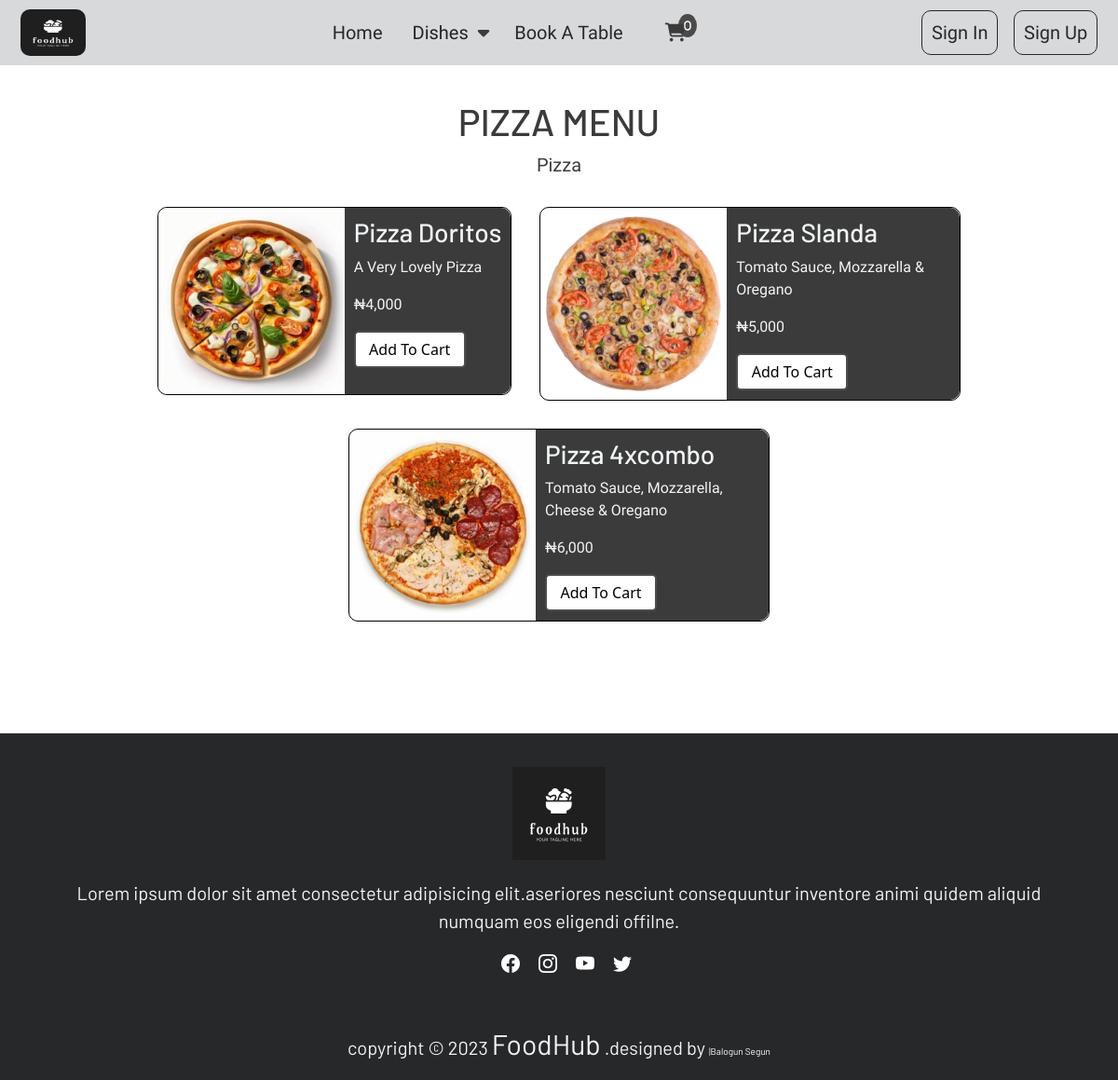
The page /product/pizza on the database as committed earlier.
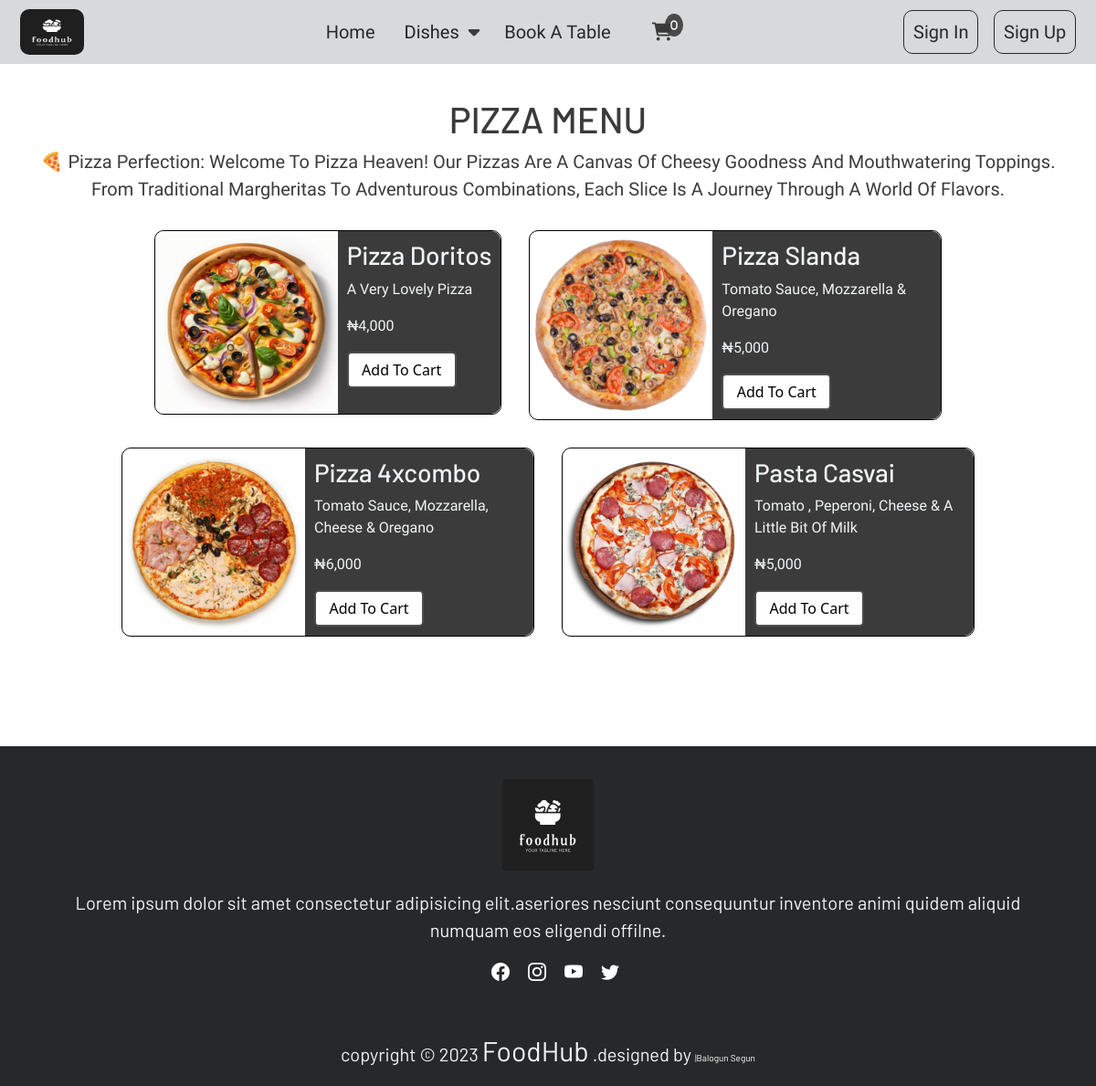
The same page on the database as committed later.
### food_app/models.py (models this page shows, shortened)
class Category(models.Model):
    food_name = models.CharField(max_length=50)
    pics = models.ImageField(upload_to="category_pics")
    description = models.TextField(null=True)
    slug = models.SlugField(unique=True)

class Product(models.Model):
    type = models.ForeignKey(Category, on_delete=models.CASCADE)
    product_name = models.CharField(max_length=100)
    pics = models.ImageField(upload_to="product_pics")
    price = models.IntegerField()
    description = models.TextField(max_length=100)
    slug = models.SlugField()
    def __str__(self):
        return self.product_name

### food_app/views.py (the view)
# urls.py: path("product", views.add_product, name="product"),
def product(request, slug):
    foodbrand = get_object_or_404(Category, slug=slug)
    type_slug_value =  slug
    product = Product.objects.filter(type__slug=type_slug_value)
    print(product)
    context = {
        "foodbrand":foodbrand,
        "product": product,
    }
    return render(request, 'product.html', context)

### food_app/context_processors.py (called while the page is built)
def site_settings(request):
    today = datetime.date.today()
    year = today.year
    category = Category.objects.all()
    return {'category': category, 'year': year}

def order_item_count(request):
    if request.user.is_authenticated:
        cart = request.user.cart
        cart_items = CartItem.objects.filter(cart=cart)
        return {'order_item_count': cart_items.count()}
    return {'order_item_count': 0}

### templates/product.html (shortened to what this page needs)
{% extends 'base.html' %}
{%load static%}
{% load humanize %}
{% block content %}
<div class="">
  <div class="product">
    <div class="product-head">
      <h1>{{foodbrand.food_name}} menu</h1>
      <p>{{foodbrand.description}}</p>
    </div>
    <div class="product-card">
      {% if not product %}
        <p>No item found</p>
      {% else %}
        {% for item in product%}
          <div class="each-card">
            <div>
              <img src="{{item.pics.url}}" alt="">
            </div>
            <div class="detail-side">
              <h3 class="text-capitalize">{{item.product_name}}</h3>
              <p class="text-capitalize">{{item.description}}</p>
              <p class="">₦{{item.price|intcomma }}</p>
              <div class="d-flex flex-wrap gap-2">
                <form action="{% url 'add-to-cart' item.id %}" method="post">
                  <button type="submit" class="btn2 ">add to cart</button>
                </form>
              </div>
            </div>
          </div>
        {% endfor %}
      {% endif %}
    </div>
  </div>
</div>
{% endblock content %}

Rows that differ between the two databases and show on the page:
changed Category "PIZZA": description "Pizza" → "🍕 Pizza Perfection: Welcome To Pizza Heaven! Our Pizzas Are A Canvas Of Cheesy Goodness And Mouthwatering Toppings. From Traditional Margheritas To Adventurous Combinations, Each Slice Is A Journey Through A World Of Flavors."
added Product: pics (picture), product_name "Pasta Casvai", description "Tomato , Peperoni, Cheese & A Little Bit Of Milk", price "5,000"
